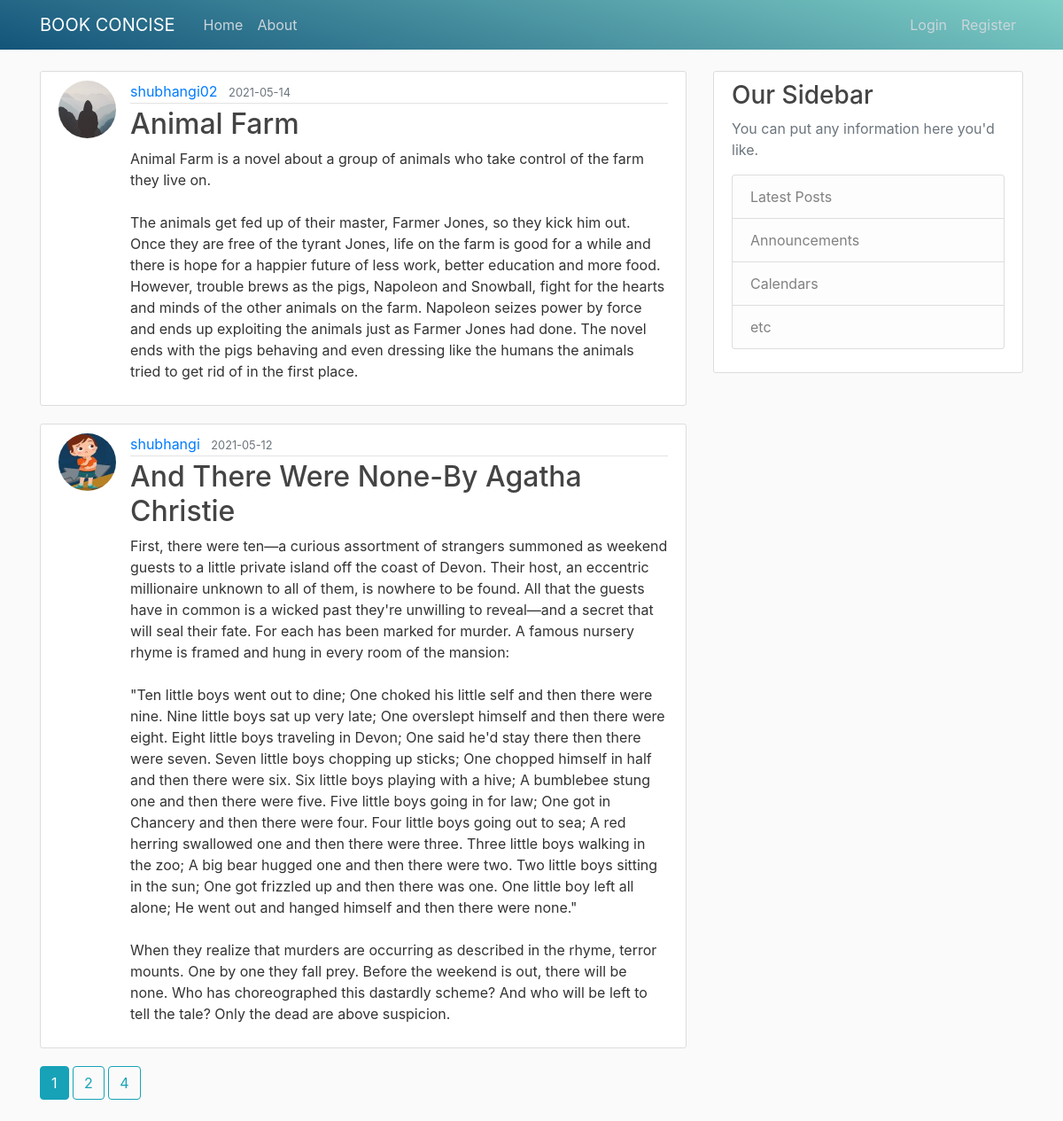
The page / on the database its author committed.
### app/models.py (models this page shows, shortened)
class Post(db.Model,UserMixin):
	id = db.Column(db.Integer, primary_key = True)
	title = db.Column(db.String(100), nullable = False)
	date_posted = db.Column(db.DateTime,nullable = False,default = datetime.utcnow)
	content = db.Column(db.Text, nullable = False)
	user_id = db.Column(db.Integer, db.ForeignKey('user.id'),nullable = False)

class User(db.Model,UserMixin):
	id = db.Column(db.Integer, primary_key = True)
	username = db.Column(db.String(20),unique = True, nullable = False)
	email = db.Column(db.String(120),unique = True, nullable = False)
	image_file = db.Column(db.String(20), nullable = False, default = 'default.jpg')
	password = db.Column(db.String(60), nullable = False)
	posts = db.relationship('Post', backref = 'author', lazy = True)

### app/routes.py (the view)
@app.route('/')
def home():
	page = request.args.get('page', 1, type=int)
	posts = Post.query.order_by(Post.date_posted.desc()).paginate(page=page, per_page=2)
	return render_template('home.html', posts = posts)

### app/templates/home.html
{%  extends "layout.html" %}
{% block content %}
		{% for post in posts.items %}
		<article class="media content-section">
			<img class = "rounded-circle article-img "src="{{ url_for('static', filename = 'profile_pics/' + post.author.image_file) }}">
		  <div class="media-body">
		    <div class="article-metadata">
		      <a class="mr-2" href="{{ url_for('user_posts', username=post.author.username) }}">{{ post.author.username }}</a>
		      <small class="text-muted">{{ post.date_posted.strftime('%Y-%m-%d')}}</small>
		    </div>
		    <h2><a class="article-title" href="{{ url_for('post', post_id=post.id) }}">{{ post.title }}</a></h2>
		    <p class="article-content">{{ post.content }}</p>
		  </div>
</article>
{% endfor %}
		{% for page_num in posts.iter_pages(left_edge=1, right_edge=1, left_current=1, right_current=2) %}
		      {% if page_num %}
		        {% if posts.page == page_num %}
		          <a class="btn btn-info mb-4" href="{{ url_for('home', page=page_num) }}">{{ page_num }}</a>
		        {% else %}
          		  <a class="btn btn-outline-info mb-4" href="{{ url_for('home', page=page_num) }}">{{ page_num }}</a>
		        {% endif %}
		        {% endif %}
		{% endfor %}
{% endblock content %}

### app/static/main.css (style rules this page uses)
body { background: #fafafa; color: #333333; margin-top: 5rem; }
h1, h2, h3, h4, h5, h6 { color: #444444; }
.content-section { background: #ffffff; padding: 10px 20px; border: 1px solid #dddddd; border-radius: 3px; margin-bottom: 20px; }
.article-title { color: #444444; }
.article-content { white-space: pre-line; }
.article-img { height: 65px; width: 65px; margin-right: 16px; }
.article-metadata { padding-bottom: 1px; margin-bottom: 4px; border-bottom: 1px solid #e3e3e3 }

### rows shown on the page
Post: image_file (placeholder picture), author.username "shubhangi02", date_posted "2021-05-14", title "Animal Farm", content "Animal Farm is a novel about a group of animals who take control of the farm they live on. The animals get fed up of their master, Farmer Jones, so they kick him out. Once they are free of the tyrant Jones, life on the farm is good for a while and there is hope for a happier future of less work, better education and more food. However, trouble brews as the pigs, Napoleon and Snowball, fight for the hearts and minds of the other animals on the farm. Napoleon seizes power by force and ends up exploiting the animals just as Farmer Jones had done. The novel ends with the pigs behaving and even dressing like the humans the animals tried to get rid of in the first place."
Post: image_file (picture), author.username "shubhangi", date_posted "2021-05-12", title "And There Were None-By Agatha Christie", content "First, there were ten—a curious assortment of strangers summoned as weekend guests to a little private island off the coast of Devon. Their host, an eccentric millionaire unknown to all of them, is nowhere to be found. All that the guests have in common is a wicked past they're unwilling to reveal—and a secret that will seal their fate. For each has been marked for murder. A famous nursery rhyme is framed and hung in every room of the mansion: \"Ten little boys went out to dine; One choked his little self and then there were nine. Nine little boys sat up very late; One overslept himself and then there were eight. Eight little boys traveling in Devon; One said he'd stay there then there were…"

### other values the page prints
{{ page_num }} "1"
{{ page_num }} "2" "4"
